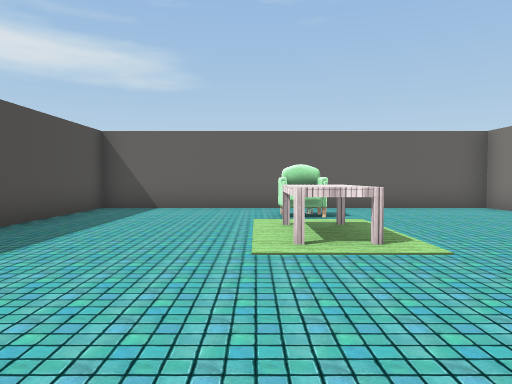
view 1 (above)

17 first-person views from a walk through a scene from a Unity 3-D project. The camera is 1.5 m above the floor, tilts 2° down and sees 70° across. The floor is counted in squares, 2 m on a side. Each view is taken from the middle of a square. On the plan, view 1 faces up. The plan holds only what a view shows up to about 11 squares ahead; the rest is blank. The place goes on beyond the plan. The player is left out. Some surface patterns are stand-ins.

view 2
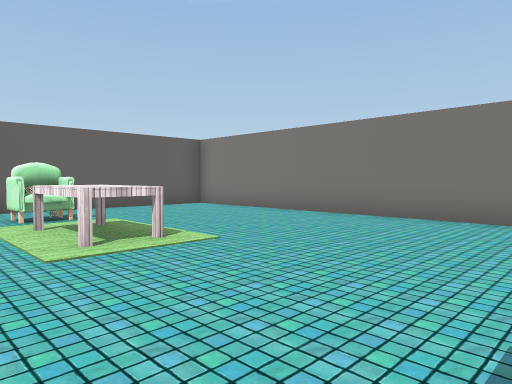

view 3
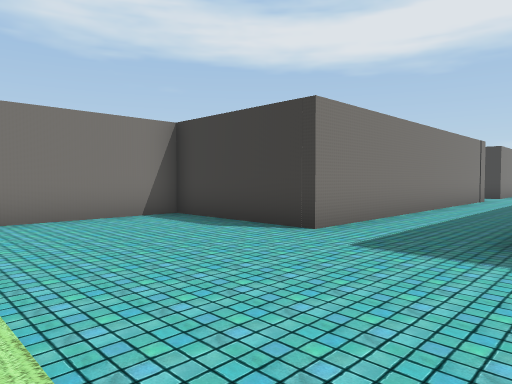

view 4
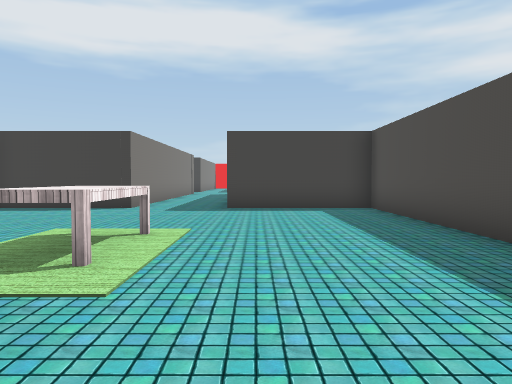

view 5
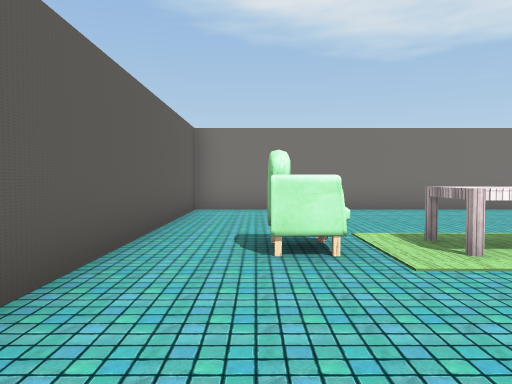

view 6
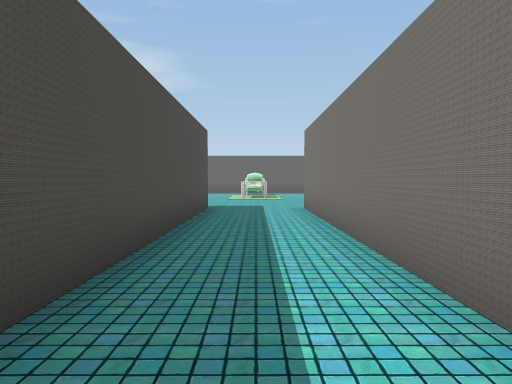

view 7
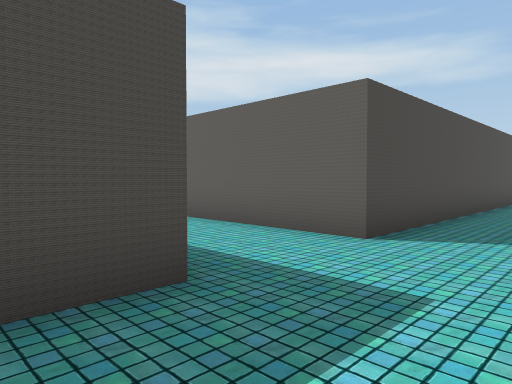

view 8
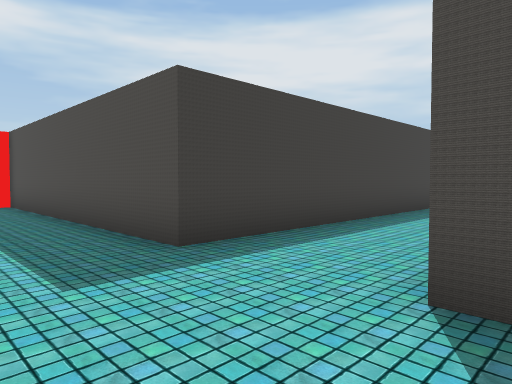

view 9
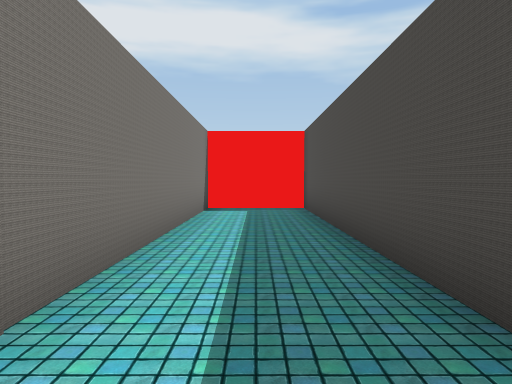

view 10
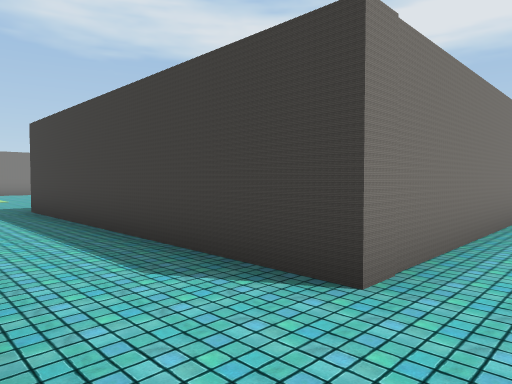

view 11
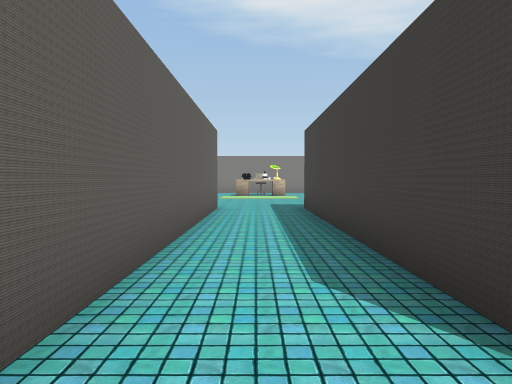

view 12
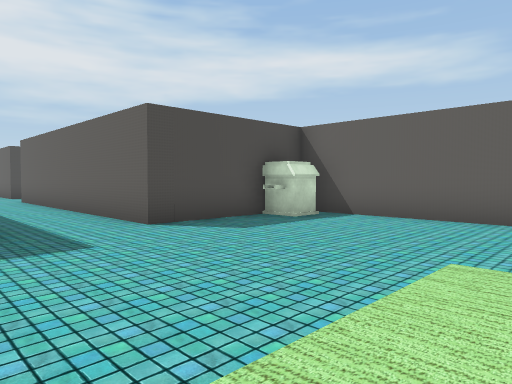

view 13
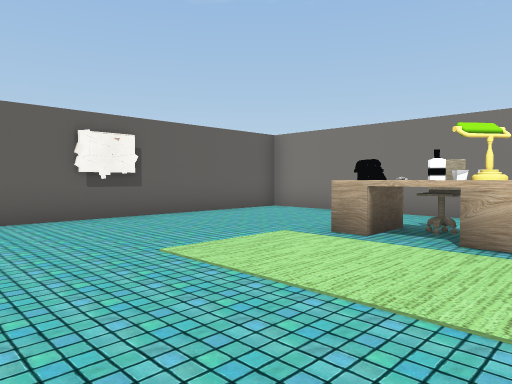

view 14
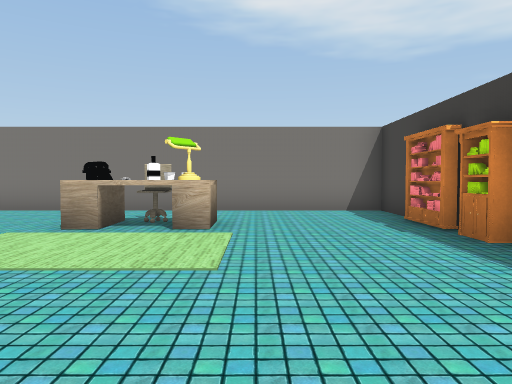

view 15
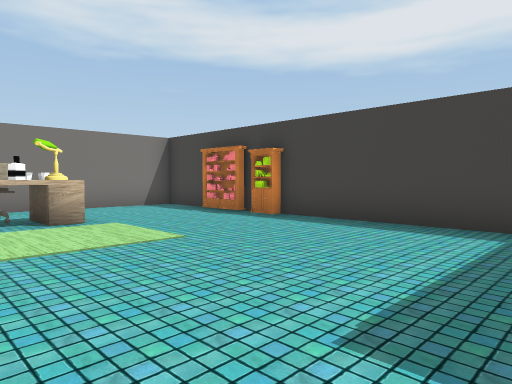

view 16
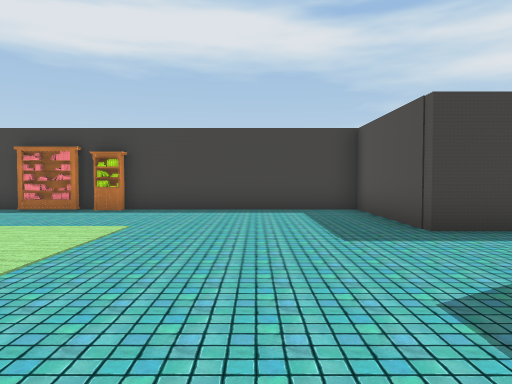

view 17
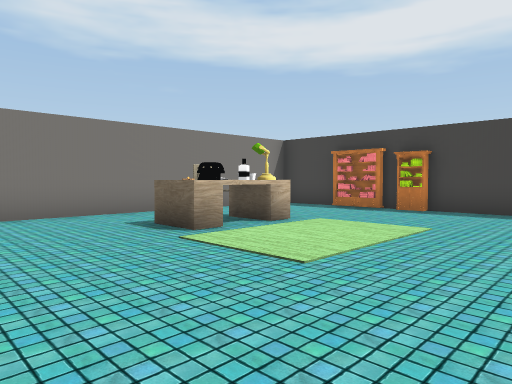

### Floor plan
Points are (right, up) in squares from view 1. A wall is a line through its corners. A room is listed if a view was taken in it or the views show most of it. See-through windows are left out.
Room 1 (views 1, 2, 3, 4, 5, 6, 7, 8, 9, 10, 11)
walls: (2.2, -8.4) (2.2, -0.5) (6, -0.5) (6, 9.5) (-4, 9.5) (-4, -0.5) (-0.2, -0.5) (-0.2, -9.8) (-4.2, -9.8); (-4.5, -12.5) (-0.2, -12.5) (-0.2, -20.5) (2.2, -20.5) (2.2, -12.3)
ways out: opening at (2.5, -11.5) to room 2
objects: table (1, 4) to (1, 6); other object (1, 7)
Room 2 (views 12, 13, 14, 15, 16, 17)
walls: (10.5, -7.1) (10.5, -10) (2.4, -10); (2.2, -12.3) (10.5, -12.3) (10.5, -16) (20.7, -16) (20.7, -6) (10.9, -6)
ways out: opening at (2.5, -11.5) to room 1
objects: printer (11, -7); bookshelf (18, -16); desk (18, -12) to (18, -10)

Positions as (right, up) in squares from view 1, and headings:
1: (0, 0), facing up
2: (-1, 0), facing up-right
3: (-1, 4), facing down-right
4: (-1, 9), facing down
5: (-3, 8), facing right
6: (1, -10), facing up
7: (2, -14), facing up-left
8: (2, -9), facing down-left
9: (1, -11), facing down
10: (1, -10), facing down-right
11: (1, -11), facing right
12: (16, -13), facing up-left
13: (13, -13), facing up-right
14: (12, -13), facing right
15: (11, -10), facing down-right
16: (13, -7), facing down
17: (13, -7), facing down-right
